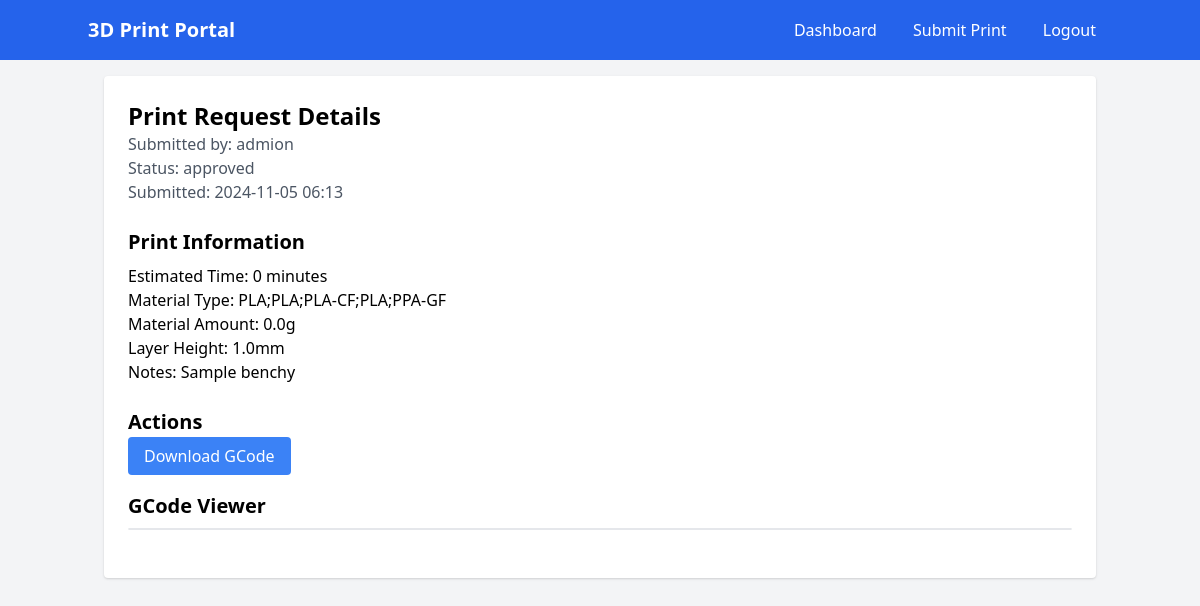
The page /request/1 (signed in) on the database its author committed.
### app.py (models this page shows)
class User(UserMixin, db.Model):
    id = db.Column(db.Integer, primary_key=True)
    username = db.Column(db.String(80), unique=True, nullable=False)
    email = db.Column(db.String(120), unique=True, nullable=False)
    id_number = db.Column(db.String(20), unique=True, nullable=False)
    password_hash = db.Column(db.String(120), nullable=False)
    is_admin = db.Column(db.Boolean, default=False)
    print_requests = db.relationship("PrintRequest", backref="user", lazy=True)

class PrintRequest(db.Model):
    id = db.Column(db.Integer, primary_key=True)
    filename = db.Column(db.String(120), nullable=False)
    filepath = db.Column(db.String(200), nullable=False)
    status = db.Column(db.String(20), default="pending")
    timestamp = db.Column(db.DateTime, default=datetime.utcnow)
    user_id = db.Column(db.Integer, db.ForeignKey("user.id"), nullable=False)
    notes = db.Column(db.Text)
    estimated_time = db.Column(db.Integer)
    material_type = db.Column(db.String(50))
    material_amount = db.Column(db.Float)
    layer_height = db.Column(db.Float)

### app.py (the view)
@app.route("/request/<int:request_id>")
@login_required
def view_request(request_id):
    print_request = PrintRequest.query.get_or_404(request_id)
    if not current_user.is_admin and print_request.user_id != current_user.id:
        flash("Unauthorized")
        return redirect(url_for("dashboard"))
    try:
        with open(print_request.filepath, "r") as file:
            gcode_preview = file.readlines()[:100]  # First 100 lines
    except:
        gcode_preview = ["Unable to load gcode preview"]
    return render_template(
        "view_request.html", print_request=print_request, gcode_preview=gcode_preview
    )

### app.py (called while the page is built)
@login_manager.user_loader
def load_user(user_id):
    return User.query.get(int(user_id))

### templates/view_request.html (shortened to what this page needs)
{% extends "base.html" %}
{% block content %}
<div class="bg-white p-6 rounded shadow">
    <div class="mb-6">
        <h2 class="text-2xl font-bold">Print Request Details</h2>
        <p class="text-gray-600">Submitted by: {{ print_request.user.username }}</p>
        <p class="text-gray-600">Status: {{ print_request.status }}</p>
        <p class="text-gray-600">Submitted: {{ print_request.timestamp.strftime('%Y-%m-%d %H:%M') }}</p>
    </div>
    <div class="mb-6">
        <h3 class="text-xl font-bold mb-2">Print Information</h3>
        <p>Estimated Time: {{ print_request.estimated_time }} minutes</p>
        <p>Material Type: {{ print_request.material_type }}</p>
        <p>Material Amount: {{ print_request.material_amount }}g</p>
        <p>Layer Height: {{ print_request.layer_height }}mm</p>
        {% if print_request.notes %}
        <p>Notes: {{ print_request.notes }}</p>
        {% endif %}
    </div>
    <div class="mb-6">
        <h3 class="text-xl font-bold mb-2">Actions</h3>
        <div class="space-x-4">
            <a href="{{ url_for('download_gcode', request_id=print_request.id) }}"
               class="bg-blue-500 text-white px-4 py-2 rounded hover:bg-blue-600">
                Download GCode
            </a>
        </div>
    </div>
    <div class="mb-6">
        <h3 class="text-xl font-bold mb-2">GCode Viewer</h3>
        <div id="gcode-viewer" class="w-full h-[600px] border rounded"></div>
    </div>
</div>
{% endblock %}

### rows shown on the page
User: user.username "admion"
PrintRequest: status "approved", timestamp "2024-11-05 06:13", estimated_time "0", material_type "PLA;PLA;PLA-CF;PLA;PPA-GF", material_amount "0.0", layer_height "1.0", notes "Sample benchy"
